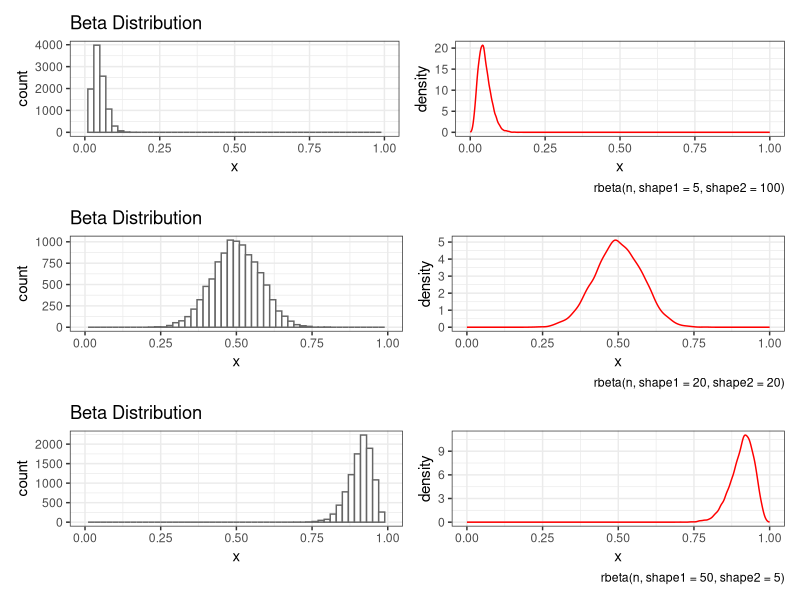
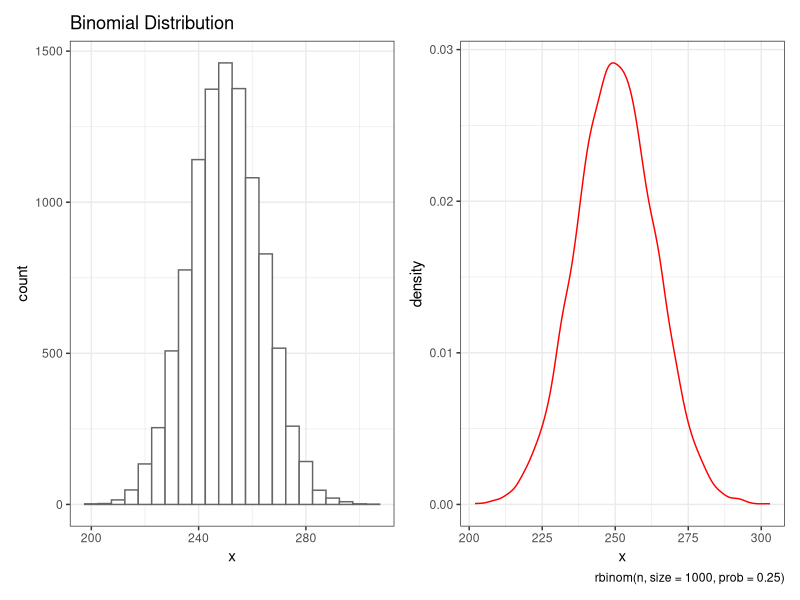
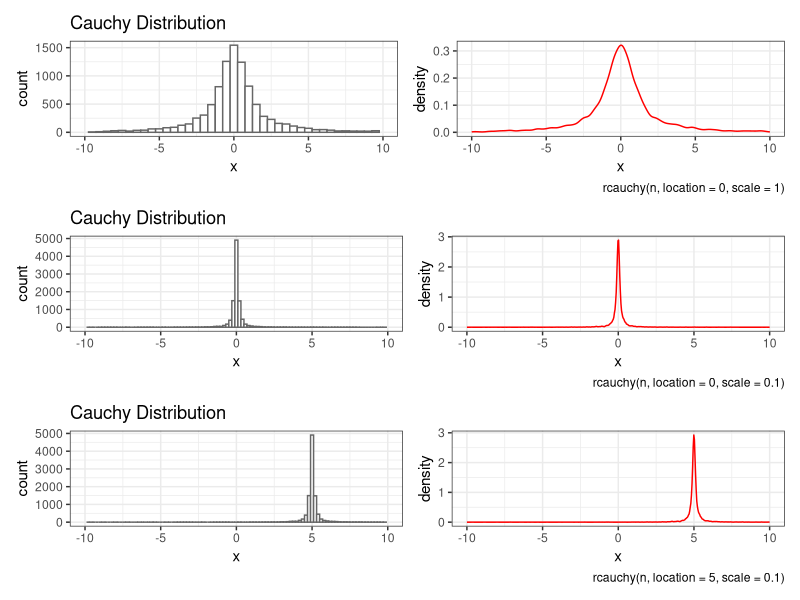
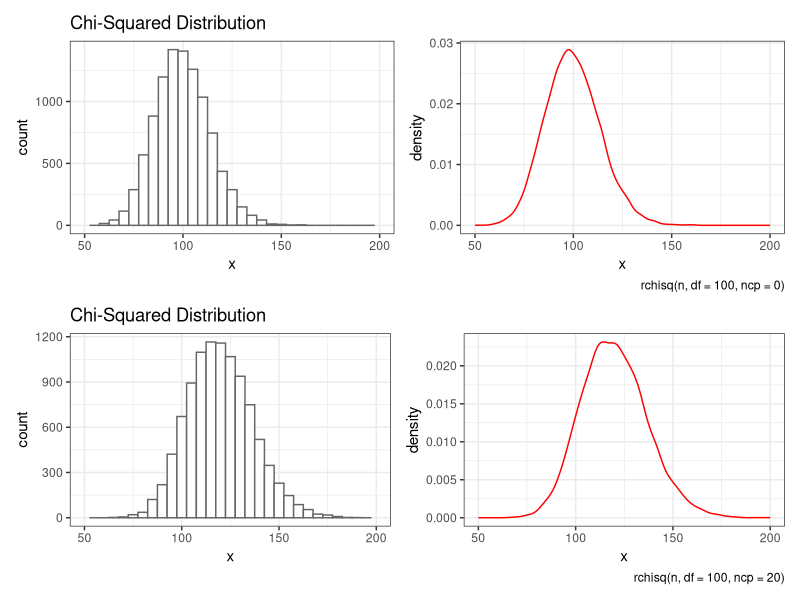
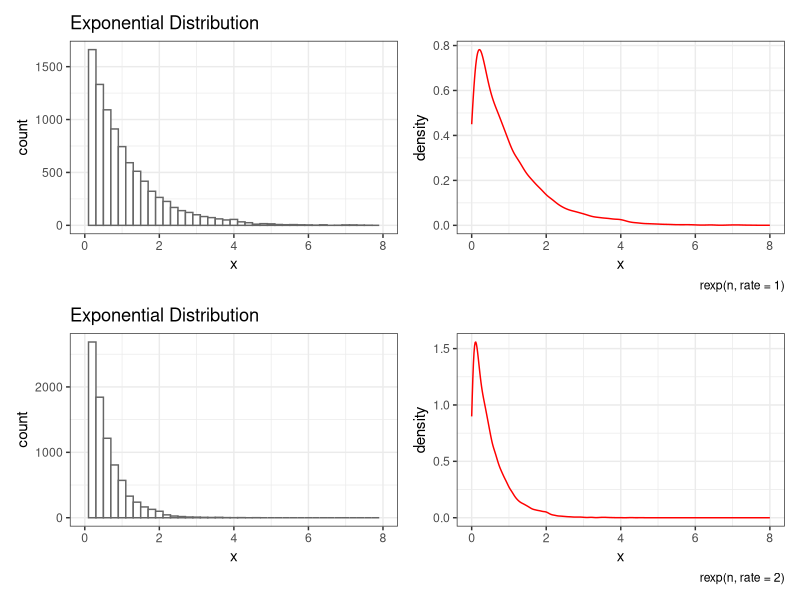
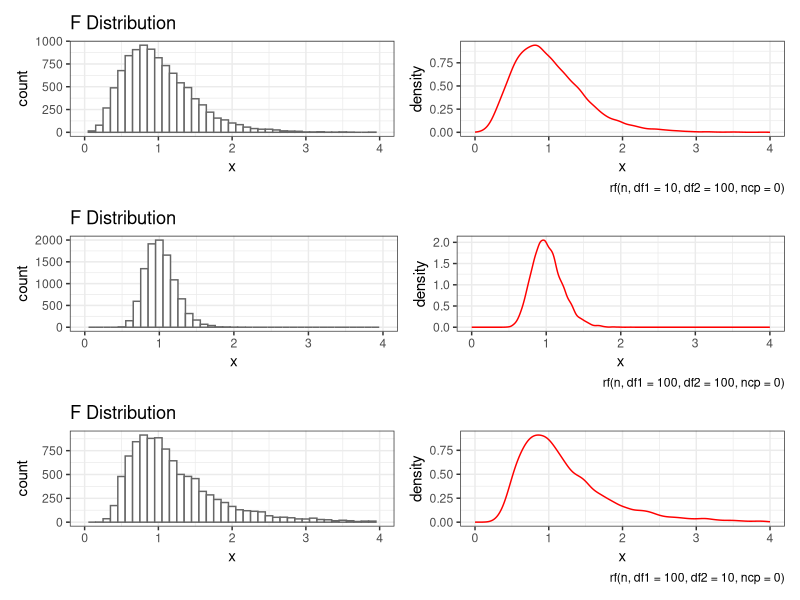
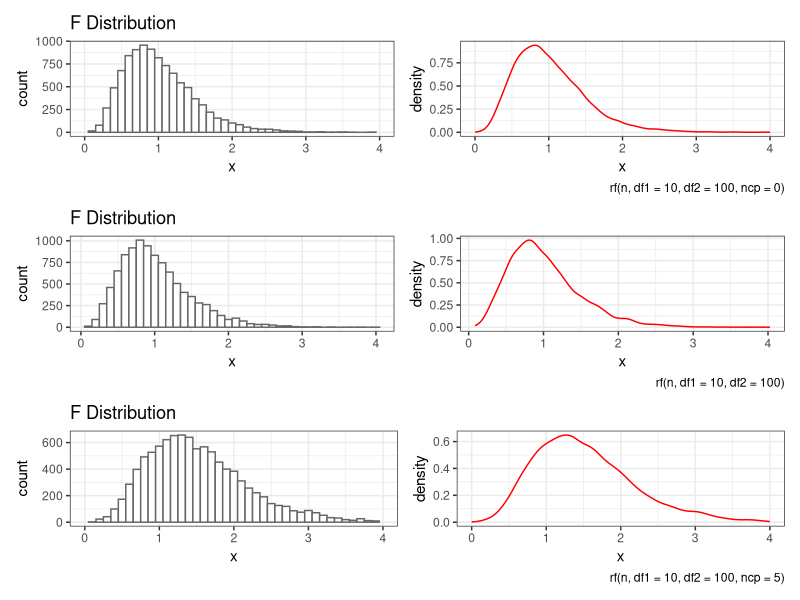
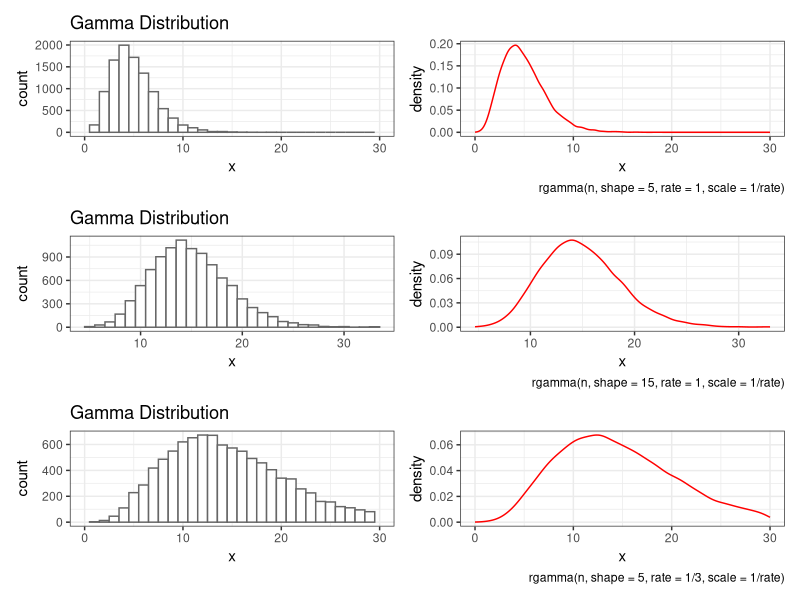

Source code (R) for these figures, in order:
## ---- chunk 1
knitr::opts_chunk$set(echo = FALSE,
                      message = FALSE, 
                      warning = FALSE)
library(tidyverse)
library(patchwork)
## ---- chunk 2
## Set Up Distribution Simulations
distribution_fcn_ls = c(rbeta=rbeta, rbinom=rbinom, rcauchy=rcauchy, 
                        rchisq=rchisq, rexp=rexp, rf=rf, rgamma=rgamma, 
                        rgeom=rgeom, rhyper=rhyper, rlnorm=rlnorm, rlogis=rlogis, 
                        rnbinom=rnbinom, rnorm=rnorm, rpois=rpois, 
                        rsignrank=rsignrank, rt=rt, runif=runif, rweibull=rweibull, 
                        rwilcox=rwilcox)

distribution_fcn_name = names(distribution_fcn_ls)

distribution_name = c("Beta", "Binomial", "Cauchy", "Chi-squared", "Exponential", 
                      "F", "Gamma", "Geometric", "Hypergeometric", "Lognormal", 
                      "Logistic", "Negative binomial", "Normal", "Poisson", 
                      "Wilcoxon signed rank", "t", "Uniform", "Weibull", 
                      "Wilcoxon rank sum")

n = 10000

sim_fcn = function(fcn, dist_name, bw = 0.01, plot_text="", x_lim = NULL, ...){
  set.seed(123)
  
  df = data.frame(x = fcn(n, ...))
  
  p1 = ggplot(df, 
         aes(x = x)) +
       geom_histogram(binwidth = bw, 
                      color = "grey40",
                      fill = "white") +
       theme_bw() +
       labs(title = paste(str_to_title(dist_name), "Distribution")) 
  
  p2 = ggplot(df, 
         aes(x = x)) +
       geom_density(color = "red")+
       theme_bw() +
       labs(caption = plot_text) 
  
  if(is.null(x_lim)){
    p1+p2
  } else {
    ( p1 + xlim(x_lim) ) + ( p2 + xlim(x_lim) )
  }
  
}


sim_ylim_fcn = function(fcn, dist_name, bw = 0.01, plot_text="", x_lim = NULL, y_lim1, y_lim2, ...){
  set.seed(123)
  
  df = data.frame(x = fcn(n, ...))
  
  p1 = ggplot(df, 
         aes(x = x)) +
       geom_histogram(binwidth = bw, 
                      color = "grey40",
                      fill = "white") +
       theme_bw() +
       labs(title = paste(str_to_title(dist_name), "Distribution"))  +
       ylim(y_lim1)
  
  p2 = ggplot(df, 
         aes(x = x)) +
       geom_density(color = "red")+
       theme_bw() +
       labs(caption = plot_text) +
       ylim(y_lim2)
  
  if(is.null(x_lim)){
    p1+p2
  } else {
    ( p1 + xlim(x_lim) ) + ( p2 + xlim(x_lim) )
  }
  
}
## ---- chunk 3
args(rbeta)
## ---- chunk 4
plot1 = distribution_fcn_ls$rbeta %>% 
  sim_fcn(dist_name = distribution_name[1], 
          bw = 0.02,
          plot_text = "rbeta(n, shape1 = 5, shape2 = 100)",
          x_lim = c(0,1),
          # distribution parameters ---
          shape1 = 5, shape2 = 100 # non-negative parameters of Beta distribution
          )

plot2 = distribution_fcn_ls$rbeta %>% 
  sim_fcn(dist_name = distribution_name[1], 
          bw = 0.02,
          plot_text = "rbeta(n, shape1 = 20, shape2 = 20)",
          x_lim = c(0,1),
          # distribution parameters ---
          shape1 = 20, shape2 = 20 # non-negative parameters of Beta distribution
          )


plot3 = distribution_fcn_ls$rbeta %>% 
  sim_fcn(dist_name = distribution_name[1], 
          bw = 0.02,
          plot_text = "rbeta(n, shape1 = 50, shape2 = 5)",
          x_lim = c(0,1),
          # distribution parameters ---
          shape1 = 50, shape2 = 5 # non-negative parameters of Beta distribution
          )

plot1 /
plot2 /
plot3
## ---- chunk 5
args(distribution_fcn_ls$rbinom)
## ---- chunk 6
distribution_fcn_ls$rbinom %>% 
  sim_fcn(dist_name = distribution_name[2], 
          bw = 5,
          plot_text = "rbinom(n, size = 1000, prob = 0.25)",
          # distribution parameters ---
          size = 1000, # number of trails
          prob = 0.25 # probability of success on each trail
          )
## ---- chunk 7
args(distribution_fcn_ls$rcauchy)
## ---- chunk 8
plot1 = distribution_fcn_ls$rcauchy %>% 
  sim_fcn(dist_name = distribution_name[3], 
          bw = 0.5,
          plot_text = "rcauchy(n, location = 0, scale = 1)",
          x_lim = c(-10, 10),
          # distribution parameters ---
          location = 0, 
          scale = 1 
          )

plot2 = distribution_fcn_ls$rcauchy %>% 
  sim_fcn(dist_name = distribution_name[3], 
          bw = 0.2,
          plot_text = "rcauchy(n, location = 0, scale = 0.1)",
          x_lim = c(-10, 10),
          # distribution parameters ---
          location = 0, 
          scale = 0.1 
          )

plot3 = distribution_fcn_ls$rcauchy %>% 
  sim_fcn(dist_name = distribution_name[3], 
          bw = 0.2,
          plot_text = "rcauchy(n, location = 5, scale = 0.1)",
          x_lim = c(-10, 10),
          # distribution parameters ---
          location = 5, 
          scale = 0.1
          )

plot1 / # location = 0, scale = 1
  plot2 / # location = 0, scale = 0.01
    plot3  # location = 20, scale = 0.01
## ---- chunk 9
args(distribution_fcn_ls$rchisq)
## ---- chunk 10
plot1 = distribution_fcn_ls$rchisq %>% 
  sim_fcn(dist_name = distribution_name[4], 
          bw = 5,
          plot_text = "rchisq(n, df = 100, ncp = 0)",
          x_lim = c(50,200),
          # distribution parameters ---
          df = 100, # degree of freedom
          ncp = 0 # non-centrality parameter
          )

plot2 = distribution_fcn_ls$rchisq %>% 
  sim_fcn(dist_name = distribution_name[4], 
          bw = 5,
          plot_text = "rchisq(n, df = 100, ncp = 20)",
          x_lim = c(50,200),
          # distribution parameters ---
          df = 100, # degree of freedom
          ncp = 20 # non-centrality parameter (non-negative)
          )

plot1/plot2
## ---- chunk 11
args(distribution_fcn_ls$rexp)
## ---- chunk 12
plot1 = distribution_fcn_ls$rexp %>% 
  sim_fcn(dist_name = distribution_name[5], 
          bw = 0.2,
          plot_text = "rexp(n, rate = 1)",
          x_lim = c(0,8),
          # distribution parameters ---
          rate = 1
          )

plot2 = distribution_fcn_ls$rexp %>% 
  sim_fcn(dist_name = distribution_name[5], 
          bw = 0.2,
          plot_text = "rexp(n, rate = 2)",
          x_lim = c(0,8),
          # distribution parameters ---
          rate = 2
          )

plot1/plot2
## ---- chunk 13
args(distribution_fcn_ls$rf)
## ---- chunk 14
plot1 = distribution_fcn_ls$rf %>% 
  sim_fcn(dist_name = distribution_name[6], 
          bw = 0.1,
          plot_text = "rf(n, df1 = 10, df2 = 100, ncp = 0)",
          x_lim = c(0, 4),
          # distribution parameters ---
          df1 = 10, df2 = 100, ncp = 0
          )

plot2 = distribution_fcn_ls$rf %>% 
  sim_fcn(dist_name = distribution_name[6], 
          bw = 0.1,
          plot_text = "rf(n, df1 = 100, df2 = 100, ncp = 0)",
          x_lim = c(0, 4),
          # distribution parameters ---
          df1 = 100, df2 = 100, ncp = 0
          )

plot3 = distribution_fcn_ls$rf %>% 
  sim_fcn(dist_name = distribution_name[6], 
          bw = 0.1,
          plot_text = "rf(n, df1 = 100, df2 = 10, ncp = 0)",
          x_lim = c(0, 4),
          # distribution parameters ---
          df1 = 100, df2 = 10, ncp = 0
          )

plot4 = distribution_fcn_ls$rf %>% 
  sim_fcn(dist_name = distribution_name[6], 
          bw = 0.1,
          plot_text = "rf(n, df1 = 10000, df2 = 10, ncp = 0)",
          x_lim = c(0, 4),
          # distribution parameters ---
          df1 = 10000, df2 = 10, ncp = 0
          )

plot5 = distribution_fcn_ls$rf %>% 
  sim_fcn(dist_name = distribution_name[6], 
          bw = 0.1,
          plot_text = "rf(n, df1 = 10, df2 = 100, ncp = 5)",
          x_lim = c(0, 4),
          # distribution parameters ---
          df1 = 10, df2 = 100, ncp = 5
          )

plot6 = distribution_fcn_ls$rf %>% 
  sim_fcn(dist_name = distribution_name[6], 
          bw = 0.1,
          plot_text = "rf(n, df1 = 10, df2 = 100)",
          # x_lim = c(0, 4),
          # distribution parameters ---
          df1 = 10, df2 = 100
          )

plot1 / plot2 / plot3

plot1 / plot6 / plot5
## ---- chunk 15
args(distribution_fcn_ls$rgamma)
## ---- chunk 16
plot1 = distribution_fcn_ls$rgamma %>% 
  sim_fcn(dist_name = distribution_name[7],
          bw = 1,
          plot_text = "rgamma(n, shape = 5, rate = 1, scale = 1/rate)",
          x_lim = c(0, 30),
          # distribution parameters ---
          shape = 5
          )

plot2 = distribution_fcn_ls$rgamma %>% 
  sim_fcn(dist_name = distribution_name[7],
          bw = 1,
          plot_text = "rgamma(n, shape = 15, rate = 1, scale = 1/rate)",
          # x_lim = c(0, 30),
          # distribution parameters ---
          shape = 15
          )

plot3 = distribution_fcn_ls$rgamma %>% 
  sim_fcn(dist_name = distribution_name[7],
          bw = 1,
          plot_text = "rgamma(n, shape = 5, rate = 1/3, scale = 1/rate)",
          x_lim = c(0, 30),
          # distribution parameters ---
          shape = 5, rate = 1/3
          )

plot1 / plot2 / plot3
## ---- chunk 17
args(distribution_fcn_ls$rgeom)
## ---- chunk 18
plot1 = distribution_fcn_ls$rgeom %>% 
  sim_ylim_fcn(dist_name = distribution_name[8],
          bw = 0.2,
          plot_text = "rgeom(n, prob = 0.3)",
          x_lim = c(0, 10),
          y_lim1 = c(0, 3000),
          y_lim2 = c(0, 3),
          # distribution parameters ---
          prob = 0.3
          )

plot2 = distribution_fcn_ls$rgeom %>% 
  sim_ylim_fcn(dist_name = distribution_name[8],
          bw = 0.2,
          plot_text = "rgeom(n, prob = 0.5)",
          x_lim = c(0, 10),
          y_lim1 = c(0, 3000),
          y_lim2 = c(0, 3),
          # distribution parameters ---
          prob = 0.5
          )

plot3 = distribution_fcn_ls$rgeom %>% 
  sim_ylim_fcn(dist_name = distribution_name[8],
          bw = 0.1,
          plot_text = "rgeom(n, prob = 0.7)",
          x_lim = c(0, 10),
          y_lim1 = c(0, 3000),
          y_lim2 = c(0, 3),
          # distribution parameters ---
          prob = 0.7
          )

plot1/plot2/plot3
## ---- chunk 19
args(distribution_fcn_ls$rhyper)
## ---- chunk 20
plot1 = distribution_fcn_ls$rhyper %>% 
  sim_ylim_fcn(dist_name = distribution_name[9],
          bw = 0.01,
          plot_text = "rhyper(nn, m = 10, n = 10, k = 1)",
          x_lim = c(-0.5, 10.5),
          y_lim1 = c(0,10000),
          y_lim2 = c(0,3),
          # distribution parameters ---
          m = 10, n = 10, k = 1
          )

plot2 = distribution_fcn_ls$rhyper %>% 
  sim_ylim_fcn(dist_name = distribution_name[9],
          bw = 0.01,
          plot_text = "rhyper(nn, m = 10, n = 10, k = 10)",
          x_lim = c(-0.5, 10.5),
          y_lim1 = c(0,10000),
          y_lim2 = c(0,1),
          # distribution parameters ---
          m = 10, n = 10, k = 10
          )

plot3 = distribution_fcn_ls$rhyper %>% 
  sim_ylim_fcn(dist_name = distribution_name[9],
          bw = 0.01,
          plot_text = "rhyper(nn, m = 10, n = 10, k = 20)",
          x_lim = c(-0.5, 10.5),
          y_lim1 = c(0,10000),
          y_lim2 = c(0,0.35),
          # distribution parameters ---
          m = 10, n = 10, k = 20
          )

plot1/plot2/plot3
## ---- chunk 21
plot1 = distribution_fcn_ls$rhyper %>% 
  sim_fcn(dist_name = distribution_name[9],
          bw = 0.01,
          plot_text = "rhyper(nn, m = 2, n = 18, k = 10)",
          x_lim = c(-0.5, 10.5),
          # distribution parameters ---
          m = 2, n = 18, k = 10
          )

plot2 = distribution_fcn_ls$rhyper %>% 
  sim_fcn(dist_name = distribution_name[9],
          bw = 0.01,
          plot_text = "rhyper(nn, m = 10, n = 10, k = 10)",
          x_lim = c(-0.5, 10.5),
          # distribution parameters ---
          m = 10, n = 10, k = 10
          )

plot3 = distribution_fcn_ls$rhyper %>% 
  sim_fcn(dist_name = distribution_name[9],
          bw = 0.01,
          plot_text = "rhyper(nn, m = 18, n = 2, k = 10)",
          x_lim = c(-0.5, 10.5),
          # distribution parameters ---
          m = 18, n = 2, k = 10
          )

plot1/plot2/plot3
## ---- chunk 22
plot1 = distribution_fcn_ls$rhyper %>% 
  sim_fcn(dist_name = distribution_name[9],
          bw = 0.01,
          plot_text = "rhyper(nn, m = 10, n = 10, k = 10)",
          # x_lim = c(-0.5, 180.5),
          # distribution parameters ---
          m = 10, n = 10, k = 10
          )

plot2 = distribution_fcn_ls$rhyper %>% 
  sim_fcn(dist_name = distribution_name[9],
          bw = 0.01,
          plot_text = "rhyper(nn, m = 100, n = 100, k = 100)",
          # x_lim = c(-0.5, 180.5),
          # distribution parameters ---
          m = 100, n = 100, k = 100
          )

plot3 = distribution_fcn_ls$rhyper %>% 
  sim_fcn(dist_name = distribution_name[9],
          bw = 0.01,
          plot_text = "rhyper(nn, m = 300, n = 300, k = 300)",
          # x_lim = c(-0.5, 180.5),
          # distribution parameters ---
          m = 300, n = 300, k = 300
          )

plot1/plot2/plot3
## ---- chunk 23
args(distribution_fcn_ls$rlnorm)
## ---- chunk 24
plot1 = distribution_fcn_ls$rlnorm %>% 
  sim_ylim_fcn(dist_name = distribution_name[10],
          bw = 0.2,
          plot_text = "rlnorm(n, meanlog = 0, sdlog = 1)",
          x_lim = c(-0.5, 15.5),
          y_lim1 = c(0,3000),
          y_lim2 = c(0,1),
          # distribution parameters ---
          meanlog = 0, sdlog = 1
          )

plot2 = distribution_fcn_ls$rlnorm %>% 
  sim_ylim_fcn(dist_name = distribution_name[10],
          bw = 0.2,
          plot_text = "rlnorm(n, meanlog = 1, sdlog = 1)",
          x_lim = c(-0.5, 15.5),
          y_lim1 = c(0,3000),
          y_lim2 = c(0,1),
          # distribution parameters ---
          meanlog = 1, sdlog = 1
          )

plot3 = distribution_fcn_ls$rlnorm %>% 
  sim_ylim_fcn(dist_name = distribution_name[10],
          bw = 0.2,
          plot_text = "rlnorm(n, meanlog = 1, sdlog = 0.5)",
          x_lim = c(-0.5, 15.5),
          y_lim1 = c(0,3000),
          y_lim2 = c(0,1),
          # distribution parameters ---
          meanlog = 1, sdlog = 5
          )

plot1/plot2/plot3
